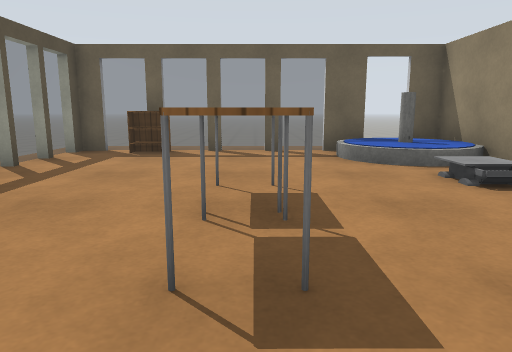
View 1 (above)

12 first-person views from a walk through a Gazebo world. The camera is 1 m above the floor, tilts 10° down and sees 70° across. Floor lines are 1 m apart. The floor is counted in squares, 1 m on a side. Each view is taken from the middle of a square. On the plan, view 1 faces up. The plan holds only what a view shows up to about 13 squares ahead; the rest is blank. Robots are left out. Simple patterns stand in for the simulator's built-in surfaces. Simple shapes stand in for some stock models. Some surface patterns are stand-ins.

View 2
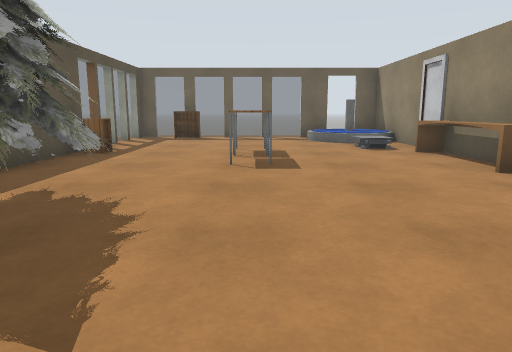

View 3
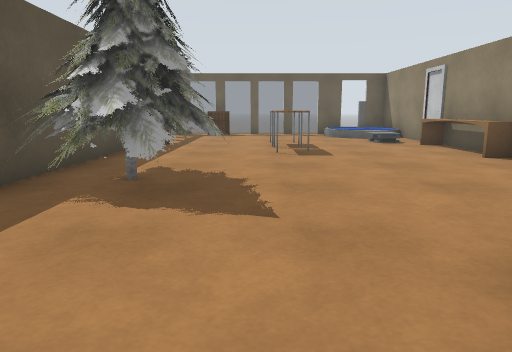

View 4
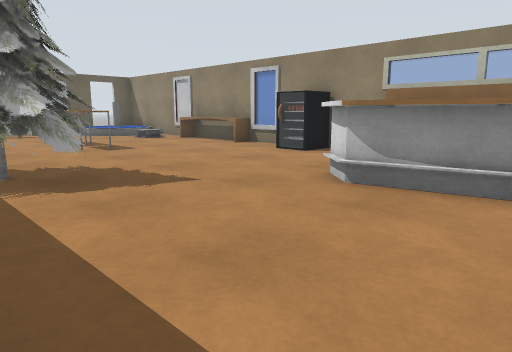

View 5
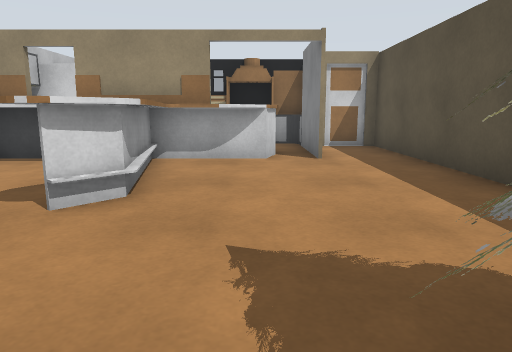

View 6
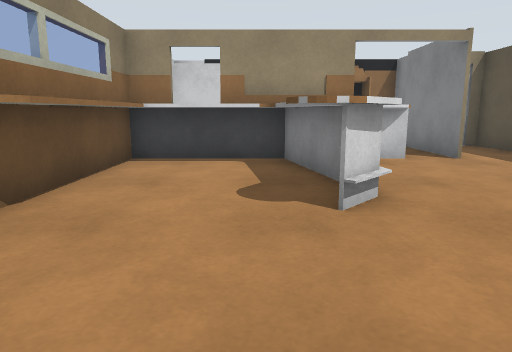

View 7
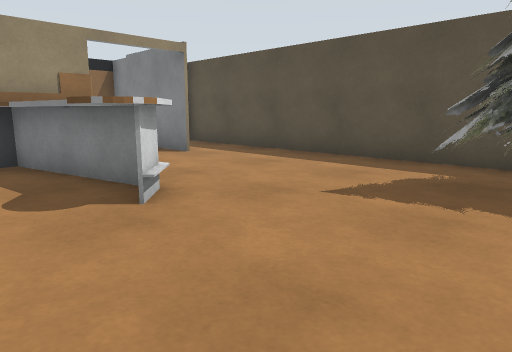

View 8
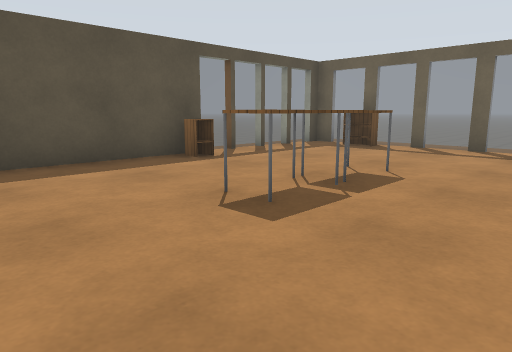

View 9
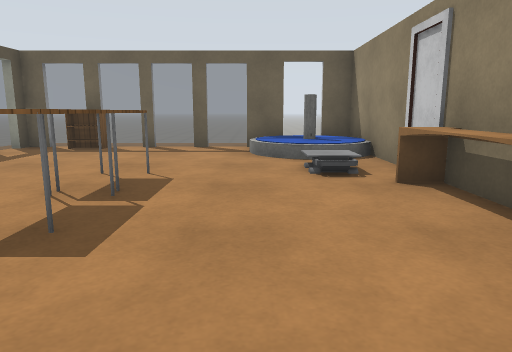

View 10
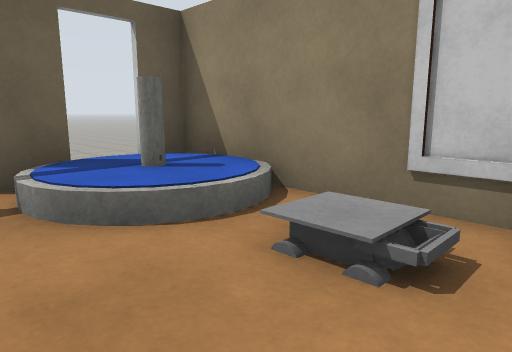

View 11
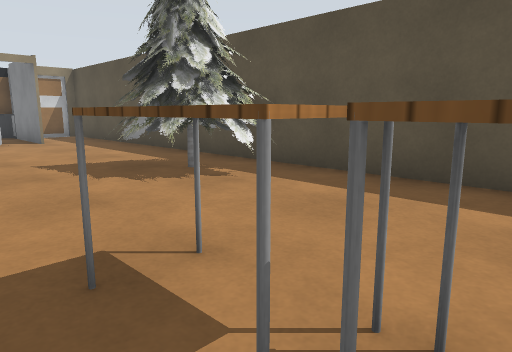

View 12
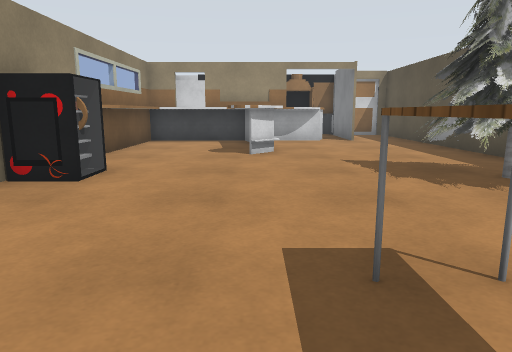

### Floor plan
Key: @ floor where view 1 was taken; # wall or solid block; . floor; = window, fence, low wall or low ledge; F fountain; B bookshelf; T table; C cabinet; P pine tree; O other object.
Columns run from 5 left of view 1 to 5 right of it. Each row starts with its distance up from view 1.
 10 .####==#FF
  9 =.BB...FFF#
  8 #......FFF#
  7 =.......FF#
  6 =.......OO#
  5 =....T..OO#
  4 #C...T...=#
  3 #....T...=#
  2 #....T...=#
  1 #........=#
  0 #.P..@....=
 -1 #PPP.....##
 -2 #PPP.....=#
 -3 #.PP......#
 -4 #.........#
 -5 #.....#..##
 -6 #.....#..##
 -7 #.....#..#
 -8 #.....####
 -9 #..#####
-10 #..##
-11 #..#
-12 ####

Where each view was taken, in squares from view 1:
view 1: 0 up, 0 right, facing up
view 2: 5 down, 0 right, facing up
view 3: 7 down, 1 left, facing up
view 4: 8 down, 4 left, facing up-right
view 5: 1 down, 1 left, facing down
view 6: 1 down, 2 right, facing down
view 7: 1 down, 3 right, facing down-left
view 8: 1 down, 3 right, facing up-left
view 9: 1 down, 2 right, facing up
view 10: 4 up, 1 right, facing up-right
view 11: 4 up, 1 right, facing down-left
view 12: 4 up, 1 right, facing down
